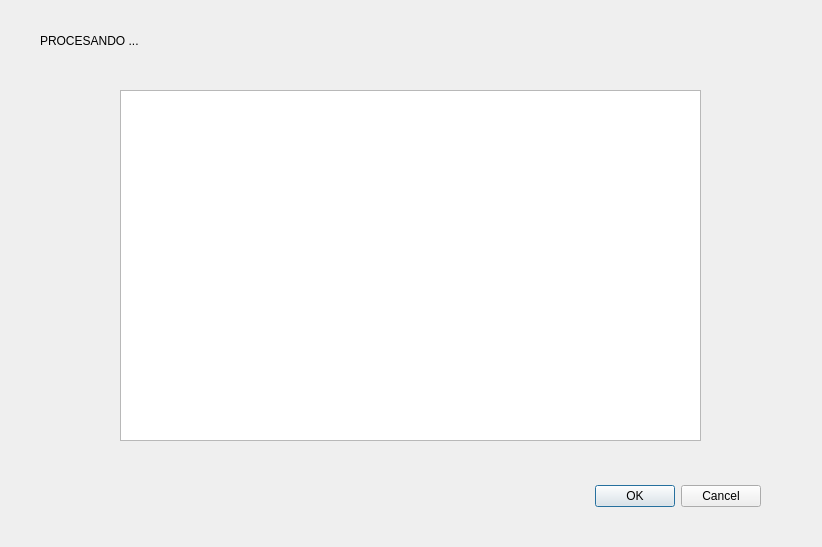
<?xml version="1.0" encoding="UTF-8"?>
<ui version="4.0">
 <class>Dialog</class>
 <widget class="QDialog" name="Dialog">
  <property name="geometry">
   <rect>
    <x>0</x>
    <y>0</y>
    <width>822</width>
    <height>547</height>
   </rect>
  </property>
  <property name="windowTitle">
   <string>Dialog</string>
  </property>
  <widget class="QDialogButtonBox" name="buttonBox">
   <property name="geometry">
    <rect>
     <x>420</x>
     <y>480</y>
     <width>341</width>
     <height>32</height>
    </rect>
   </property>
   <property name="orientation">
    <enum>Qt::Horizontal</enum>
   </property>
   <property name="standardButtons">
    <set>QDialogButtonBox::Cancel|QDialogButtonBox::Ok</set>
   </property>
  </widget>
  <widget class="QTextEdit" name="te_procesando">
   <property name="geometry">
    <rect>
     <x>120</x>
     <y>90</y>
     <width>581</width>
     <height>351</height>
    </rect>
   </property>
  </widget>
  <widget class="QLabel" name="lb_procesando">
   <property name="geometry">
    <rect>
     <x>40</x>
     <y>20</y>
     <width>211</width>
     <height>41</height>
    </rect>
   </property>
   <property name="text">
    <string>PROCESANDO ... </string>
   </property>
  </widget>
 </widget>
 <resources/>
 <connections>
  <connection>
   <sender>buttonBox</sender>
   <signal>accepted()</signal>
   <receiver>Dialog</receiver>
   <slot>accept()</slot>
   <hints>
    <hint type="sourcelabel">
     <x>248</x>
     <y>254</y>
    </hint>
    <hint type="destinationlabel">
     <x>157</x>
     <y>274</y>
    </hint>
   </hints>
  </connection>
  <connection>
   <sender>buttonBox</sender>
   <signal>rejected()</signal>
   <receiver>Dialog</receiver>
   <slot>reject()</slot>
   <hints>
    <hint type="sourcelabel">
     <x>316</x>
     <y>260</y>
    </hint>
    <hint type="destinationlabel">
     <x>286</x>
     <y>274</y>
    </hint>
   </hints>
  </connection>
 </connections>
</ui>
